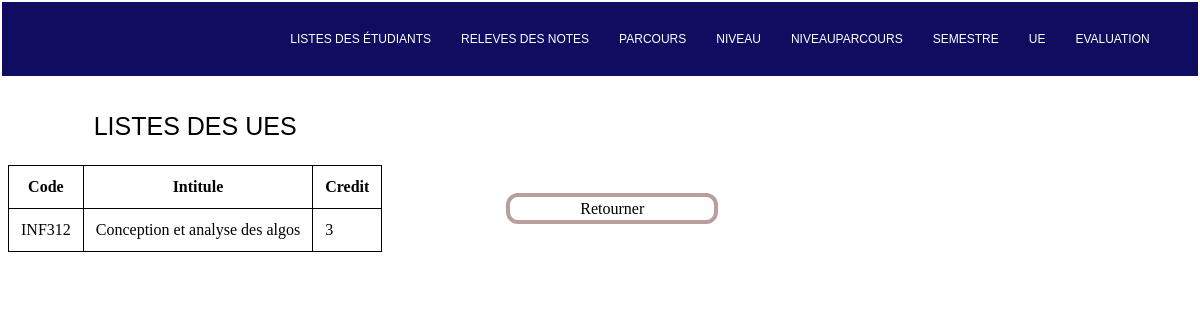
Screenshot of /ue/detail/1/ with the database file from the repository.
### ue/models.py (models this page shows, shortened)
class UeModel(models.Model):
    code = models.CharField(max_length = 255,null=False)
    intitule = models.CharField(max_length = 255 ,null=False)
    credit = models.IntegerField()
    code_p_n = models.ForeignKey(ParcoursNiveauModel,on_delete=models.CASCADE)
    code_semestre = models.ForeignKey(SemestreModel, on_delete=models.CASCADE)

### ue/views.py (the view)
# urls.py: path('detail/<str:pk>/',detail_ue,name='detail'),
def detail_ue(request,pk):
    data = UeModel.objects.get(id=pk)
    context = {
        'data':data,
    }
    return render(request,'detail.html',context)

### ue/templates/detail.html (shortened to what this page needs)
{% extends 'base.html' %}  {% block content %}
<div class="container">
    <div class="tbaleau1">
        <table>
            <caption>Listes des UES</caption>
            <thead>
                <tr>
                    <th>Code</th>
                    <th>Intitule</th>
                    <th>Credit</th>
                </tr>
            </thead>
            <tbody>
                <tr>
                    <td>{{ data.code}}</td>
                    <td>{{ data.intitule }}</td>
                    <td>{{ data.credit }}</td>
                </tr>
            </tbody>
        </table>
    </div>
    <div class="tableau2">
        <ul>
            <li id="ajout"><a href="{% url 'home_ue' %}">Retourner</a></li>
        </ul>
    </div>
</div>
{% endblock %}

### ue/templates/detail.html (style rules this page uses)
table { border-collapse: collapse; }
caption { text-transform: uppercase; font-family: Arial, Helvetica, sans-serif; font-size: 25px; margin-top: 3vw; margin-bottom: 2vw; }
td, th { border: 1px solid black; padding: 1vw; }
ul li { list-style: none; }
a { text-decoration: none; text-transform: capitalize; color: black; }
.container { display: flex; }
.tableau2 { margin-top: 9vw; margin-left: 7vw; }
ul #ajout a { border: 4px solid #B89E9E; border-radius: 1vw; padding: 3px 70px; }

### rows the page displays
UeModel: code "INF312", intitule "Conception et analyse des algos", credit "3"
